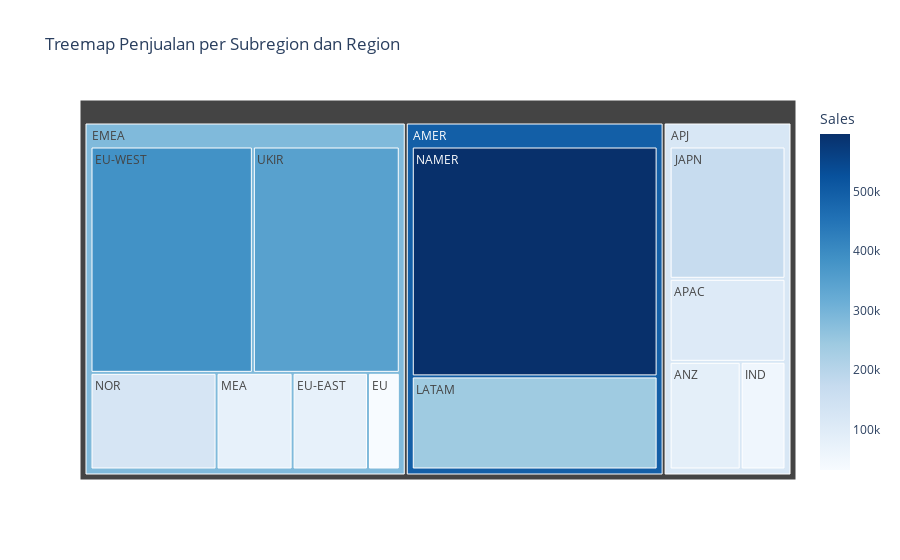

Source (notebook cell):
### Markdown cell above
Distribusi Sales by SubRegion

### Code cell
import plotly.express as px

# Agregasi data
df_grouped = df.groupby(['Subregion', 'Region'], as_index=False)['Sales'].sum()

# Treemap
fig = px.treemap(
    df_grouped,
    path=['Region', 'Subregion'],
    values='Sales',
    color='Sales',
    color_continuous_scale='Blues',
    title='Treemap Penjualan per Subregion dan Region'
)

fig.show()

### Figure 1 — Plotly figure (JSON) as saved in the notebook; plotly's stock layout.template omitted (floating-point values rounded to 4 significant figures)
{"data": [{"branchvalues": "total", "customdata": [[84950.0], [106800.0], [32110.0], [76120.0], [384100.0], [53560.0], [170200.0], [241500.0], [76790.0], [596300.0], [127300.0], [347500.0], [121400.0], [284700.0], [494100.0]], "domain": {"x": [0, 1], "y": [0, 1]}, "hovertemplate": "labels=%{label}<br>Sales_sum=%{value}<br>parent=%{parent}<br>id=%{id}<br>Sales=%{color}<extra></extra>", "ids": ["APJ/ANZ", "APJ/APAC", "EMEA/EU", "EMEA/EU-EAST", "EMEA/EU-WEST", "APJ/IND", "APJ/JAPN", "AMER/LATAM", "EMEA/MEA", "AMER/NAMER", "EMEA/NOR", "EMEA/UKIR", "APJ", "EMEA", "AMER"], "labels": ["ANZ", "APAC", "EU", "EU-EAST", "EU-WEST", "IND", "JAPN", "LATAM", "MEA", "NAMER", "NOR", "UKIR", "APJ", "EMEA", "AMER"], "marker": {"coloraxis": "coloraxis", "colors": [84950.0, 106800.0, 32110.0, 76120.0, 384100.0, 53560.0, 170200.0, 241500.0, 76790.0, 596300.0, 127300.0, 347500.0, 121400.0, 284700.0, 494100.0]}, "name": "", "parents": ["APJ", "APJ", "EMEA", "EMEA", "EMEA", "APJ", "APJ", "AMER", "EMEA", "AMER", "EMEA", "EMEA", "", "", ""], "type": "treemap", "values": [84950.0, 106800.0, 32110.0, 76120.0, 384100.0, 53560.0, 170200.0, 241500.0, 76790.0, 596300.0, 127300.0, 347500.0, 415500.0, 1044000.0, 837800.0]}], "layout": {"coloraxis": {"colorbar": {"title": {"text": "Sales"}}, "colorscale": [[0, "rgb(247,251,255)"], [0.125, "rgb(222,235,247)"], [0.25, "rgb(198,219,239)"], [0.375, "rgb(158,202,225)"], [0.5, "rgb(107,174,214)"], [0.625, "rgb(66,146,198)"], [0.75, "rgb(33,113,181)"], [0.875, "rgb(8,81,156)"], [1, "rgb(8,48,107)"]]}, "legend": {"tracegroupgap": 0}, "title": {"text": "Treemap Penjualan per Subregion dan Region"}}}
